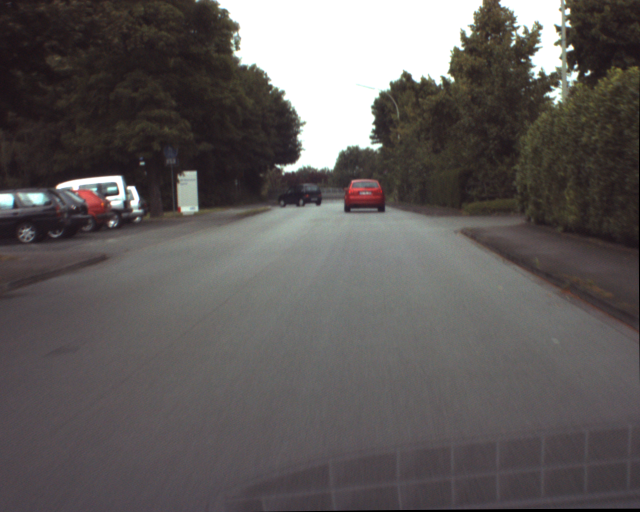
%> input picture Lab5/ur_c_s_03a_01_L_0376.png, 1280 x 1024 px (shown at 1/2 size)
$ octave main_cars.m   (GNU Octave 9; MATLAB toolbox functions it lacks are replaced by stand-ins)
%> lines starting %> are read from the running program, lines starting %| are printed output that depends on the picture
### Lab5/NCC.m
function [mX,mY]=NCC(img,T,string,plotImg,str)

C = normxcorr2(T, img);%Normalized 2-D cross-correlation

[mY, mX] = find(C == max(C(:)));
Tx = size(T, 1);
Ty = size(T, 2);

%Account for the padding that normxcorr2 adds
mX = mX - Tx/2;
mY = mY - Ty/2;

%Compute the coordinates of the top left vertex (to plot the rectangle)
minX = mX - Tx/2;
minY = mY - Ty/2;

text = ('template of the car');
newStr = insertAfter(text,"the",string);
text2 = ('normalized cross correlation ( car)');
newStr2 = insertAfter(text2,"(",string);

if(plotImg)
    figure, sgtitle(str)
    subplot (221),imagesc(img),colormap gray, title ('original image')
    subplot(222),imagesc(T),colormap gray,title (newStr)
    subplot(223),imagesc(C),colormap gray , title (newStr2)
    subplot(224),imagesc(img),colormap gray,title('Detected object ')
    hold on
    plot(mX,mY,'*r')
    rectangle('Position',[minX, minY, Tx, Ty],'EdgeColor',[1,0,0])
end

end

### Lab5/main_cars.m
clear all
close all

%% Template matching

img = rgb2gray(imread('ur_c_s_03a_01_L_0376.png'));
%> img: size 1024x1280 uint8; min 0, max 255, mean 92.1
img2 = rgb2gray(imread('ur_c_s_03a_01_L_0377.png'));
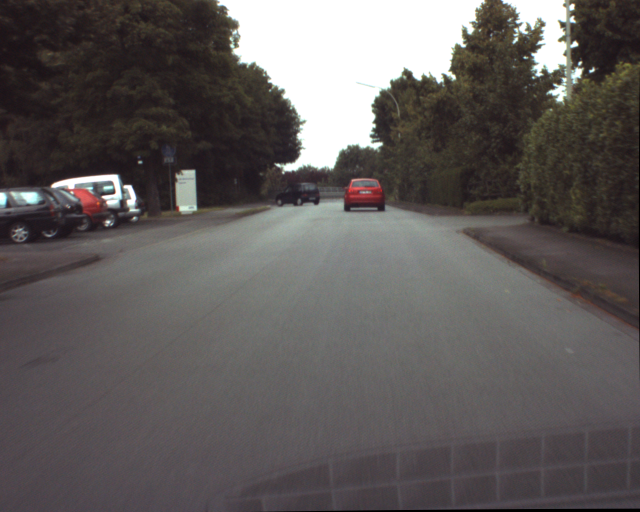
%> input picture Lab5/ur_c_s_03a_01_L_0377.png, 1280 x 1024 px (shown at 1/2 size)
%> img2: size 1024x1280 uint8; min 0, max 255, mean 92.2
img3 = rgb2gray(imread('ur_c_s_03a_01_L_0378.png'));
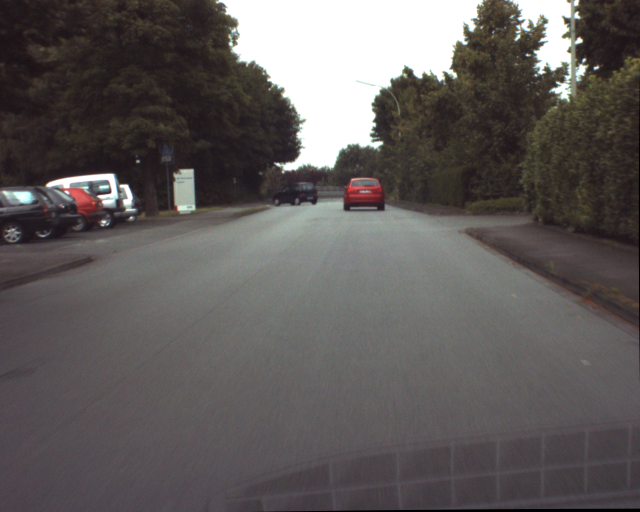
%> input picture Lab5/ur_c_s_03a_01_L_0378.png, 1280 x 1024 px (shown at 1/2 size)
%> img3: size 1024x1280 uint8; min 0, max 255, mean 92.4
img4 = rgb2gray(imread('ur_c_s_03a_01_L_0379.png'));
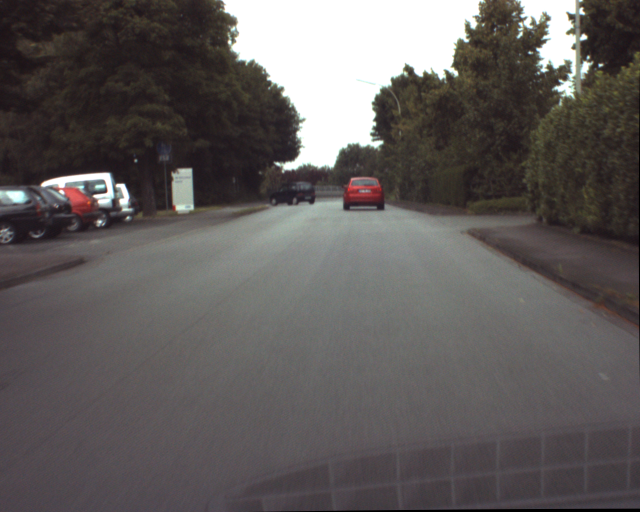
%> input picture Lab5/ur_c_s_03a_01_L_0379.png, 1280 x 1024 px (shown at 1/2 size)
%> img4: size 1024x1280 uint8; min 0, max 255, mean 92.7
img5 = rgb2gray(imread('ur_c_s_03a_01_L_0380.png'));
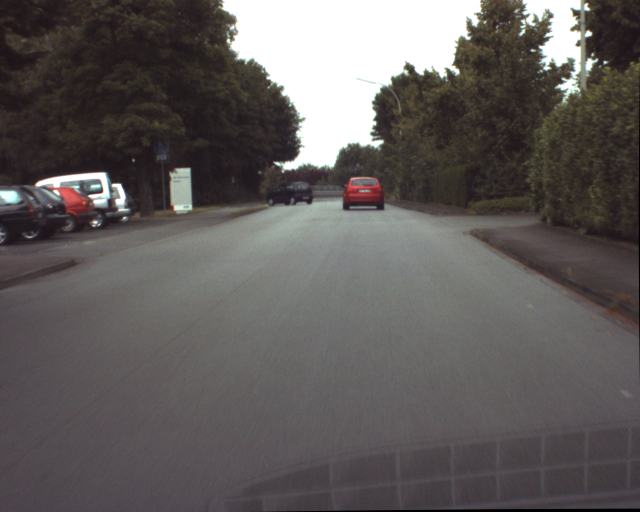
%> input picture Lab5/ur_c_s_03a_01_L_0380.png, 1280 x 1024 px (shown at 1/2 size)
%> img5: size 1024x1280 uint8; min 0, max 255, mean 93
img6 = rgb2gray(imread('ur_c_s_03a_01_L_0381.png'));
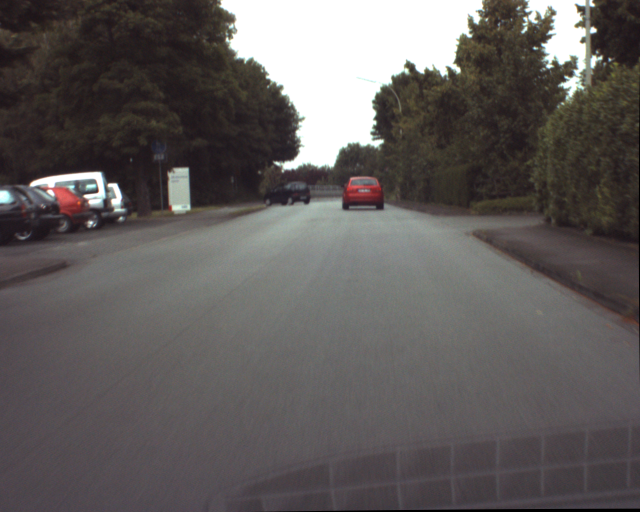
%> input picture Lab5/ur_c_s_03a_01_L_0381.png, 1280 x 1024 px (shown at 1/2 size)
%> img6: size 1024x1280 uint8; min 0, max 255, mean 93.2

imgShow = true; % to show the images

% template of the red and black car
T_redS=img(350:430,680:770);
T_blackS = img(350:430,560:650);
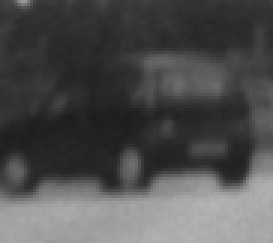
%> T_blackS: size 81x91 uint8 (shown 3 times larger); min 29, max 182, mean 78.9

NCC(img,T_redS,' red',imgShow,'frame 1');
%> in NCC, `C = normxcorr2(T, img);`:
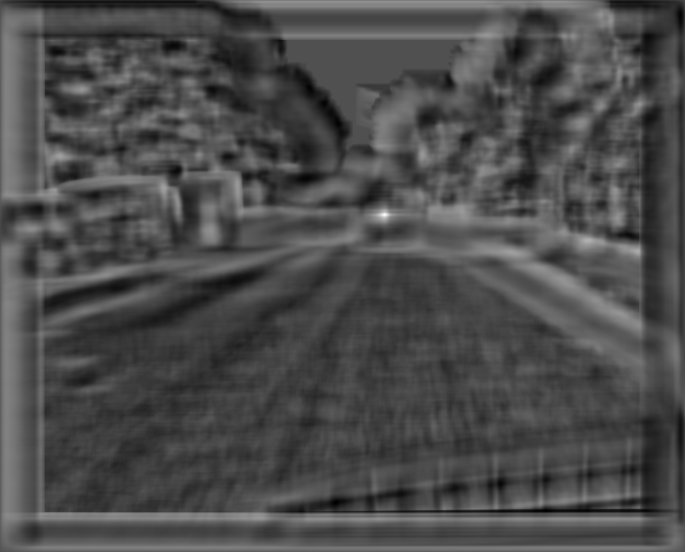
%> C: size 1104x1370 double (shown at 1/2 size); min -0.458, max 1, mean -0.0228; drawn with min black and max white
%> in NCC, `[mY, mX] = find(C == max(C(:)));`: mY = 430; mX = 770
%> in NCC, `mX = mX - Tx/2;`: mX = 729.5
%> in NCC, `mY = mY - Ty/2;`: mY = 384.5
%> in NCC, `minX = mX - Tx/2;`: minX = 689
%> in NCC, `minY = mY - Ty/2;`: minY = 339
%> the run ends on the next line
